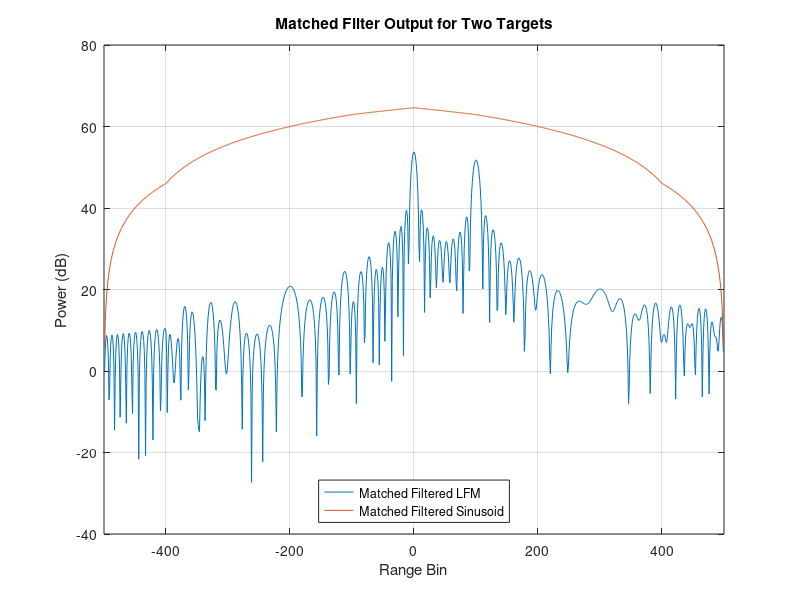

The MATLAB source for this figure:
clear; clc; close all

% Parameters for the LFM signal
f1 = -30; % starting frequency
f2 = 30;  % ending frequency
N = 500;  % number of samples
t = linspace(0, 1, N); % time vector

% Generate the base LFM signal
xc_base = exp(1i*pi*(f2-f1)*t.^2); % LFM
xf_base = exp(1i*pi*f1*t);         % tone

% Second Target Shifted by n
n = 100;
xc_shift = circshift(xc_base, n);
xc_shift([1:n,end+n+1:end]) = 0;

xf_shift = circshift(xf_base, n);
xf_shift([1:n,end+n+1:end]) = 0;

% Combined received signal
xc_combined = xc_base + xc_shift;
xf_combined = xf_base + xf_shift;

% Calculate the matched filter output for the combined signal
[pc_c, lags] = xcorr(xc_combined, xc_base); % Using the base LFM signal as the template

% Plot the results
figure(1); hold off;
plot(lags, 20*log10(abs(pc_c)));
hold on;
plot(lags,20*log10(abs(xcorr(xf_combined))))
ylabel('Power (dB)'); xlabel('Range Bin'); xlim([-500 500]); grid on;
title('Matched Filter Output for Two Targets');
legend('Matched Filtered LFM','Matched Filtered Sinusoid', 'Location', 'south');